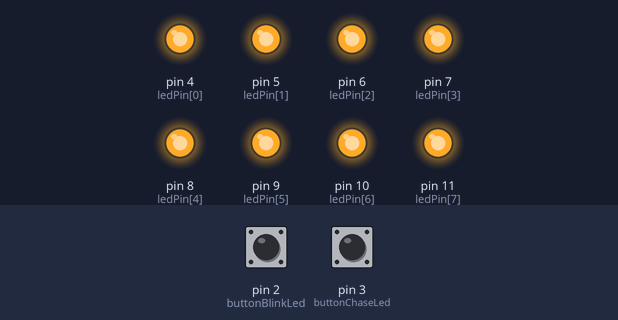
The sketch below on a simulated Arduino Uno, built with avr-gcc and run on an emulated ATmega328P. On the bench: output pins drawn as LEDs (lit = HIGH). Dashed ring = blinking. Inputs (shaded band) come from the test bench; at power-on: pin 3 (buttonChaseLed) HIGH, pin 2 (buttonBlinkLed) HIGH.

Above: at 1.2 s.
1.3 s: pin 3 (buttonChaseLed) pulled LOW for 0.15 s
At 1.55 s:
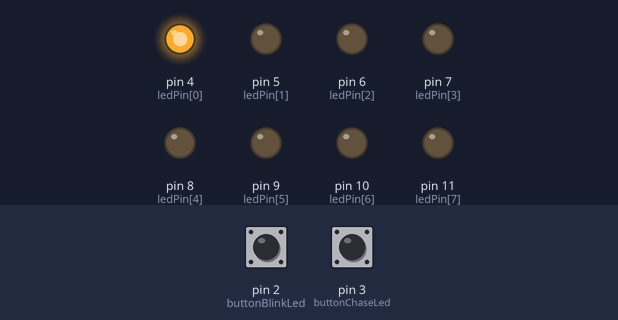
4.3 s: pin 2 (buttonBlinkLed) pulled LOW for 0.15 s
At 5.2 s:
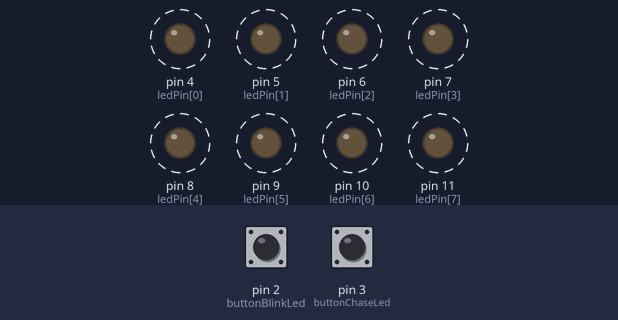
7.4 s: pin 3 (buttonChaseLed) pulled LOW for 1 s
At 8.8 s:
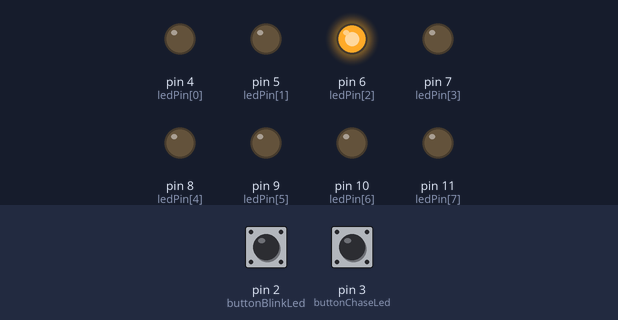
11.4 s: pin 2 (buttonBlinkLed) pulled LOW for 1 s
15.4 s: pin 2 (buttonBlinkLed) driven LOW and pin 3 (buttonChaseLed) driven LOW
16.9 s: pin 2 (buttonBlinkLed) driven HIGH
At 17.8 s:
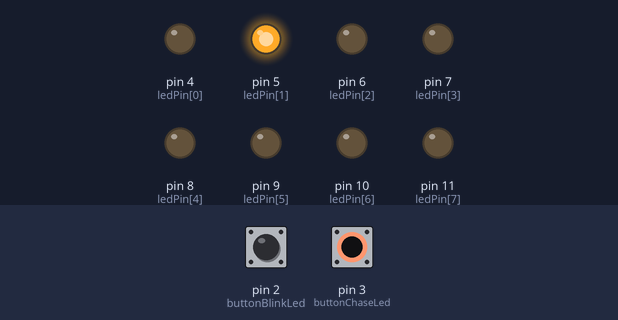
Timing chart, 0 to 20.9 s (numbered marks = the images above; inputs shaded):
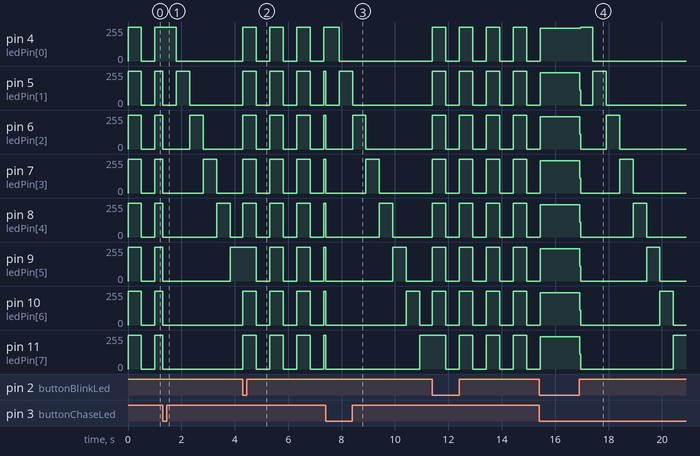

Measured:
- after the input at 16.9 s, pin 4 (ledPin[0]): 246/255 → 255/255 after 0.06 s, → 0/255 0.44 s later; pin 5 (ledPin[1]): 243/255 → 0/255 at once, → 255/255 0.48 s later, → 0/255 0.50 s later
- by itself, pin 4 (ledPin[0]), pin 5 (ledPin[1]), pin 6 (ledPin[2]), pin 7 (ledPin[3]), pin 8 (ledPin[4]), pin 9 (ledPin[5]), pin 10 (ledPin[6]), pin 11 (ledPin[7]): alternates 255/255 for 0.50 s and 0/255 for 0.50 s

The sketch:

ChaseAndBlink.ino
```cpp
   byte ledPin[] = {4,5,6,7,8,9,10,11};
byte count;
byte statusOfLed = 1;
int numberOfRepeat, periodOfTime = 500;
int numberBlink, numberChase;
byte temporary = 1;

#define buttonBlinkLed 2
#define buttonChaseLed 3

void turnOffAll();
void turnOnAll();
int blinkLed();
int chaseLed();
void checkStatusOfLed(int numberBlink, int numberChase);
void delayMSFunction(byte periodOfTime);
void setup() {
  count = sizeof(ledPin);
  for(int i = 0; i < count; i++)
  {
    pinMode(ledPin[i], OUTPUT);
    pinMode(buttonBlinkLed, INPUT_PULLUP);
    pinMode(buttonChaseLed, INPUT_PULLUP);
    digitalWrite(ledPin[i], LOW);
  }
}
void turnOffAll()
{
  for(int i = 0; i < count; i++)
  {
    digitalWrite(ledPin[i], LOW);
  }
}
void turnOnAll()
{
  for(int i = 0; i < count; i++)
  {
    digitalWrite(ledPin[i], HIGH);
  }
}
int blinkLed(void)
{
    while(true)
    {
    turnOnAll();

    for(int j = 0; j < periodOfTime; j++)
    {
    delay(1);
      if(digitalRead(buttonChaseLed) == 0)
      {
        goto label;
      }
    }

    turnOffAll();

    for(int j = 0; j < periodOfTime; j++)
    {

      if(digitalRead(buttonChaseLed) == 0)
      {
        goto label;
      }
      delay(1);
    }
    }
  label:
  temporary = 2;
}

int chaseLed(void)
{
    while(true)
    {
    turnOffAll();
    for(int i = 0; i < count; i++)
    {
      digitalWrite(ledPin[i], HIGH);
      for(int j = 0; j < periodOfTime; j++)
      {

        if(digitalRead(buttonBlinkLed) == 0)
        {
          goto label;
        }
        delay(1);
      }
      digitalWrite(ledPin[i], LOW);
    }
    }
  label:
  temporary = 1;
}

void loop() {
 if(temporary == 1)
 {
  blinkLed();
 }
  if(temporary == 2)
 {
  chaseLed();
 }
}
```
